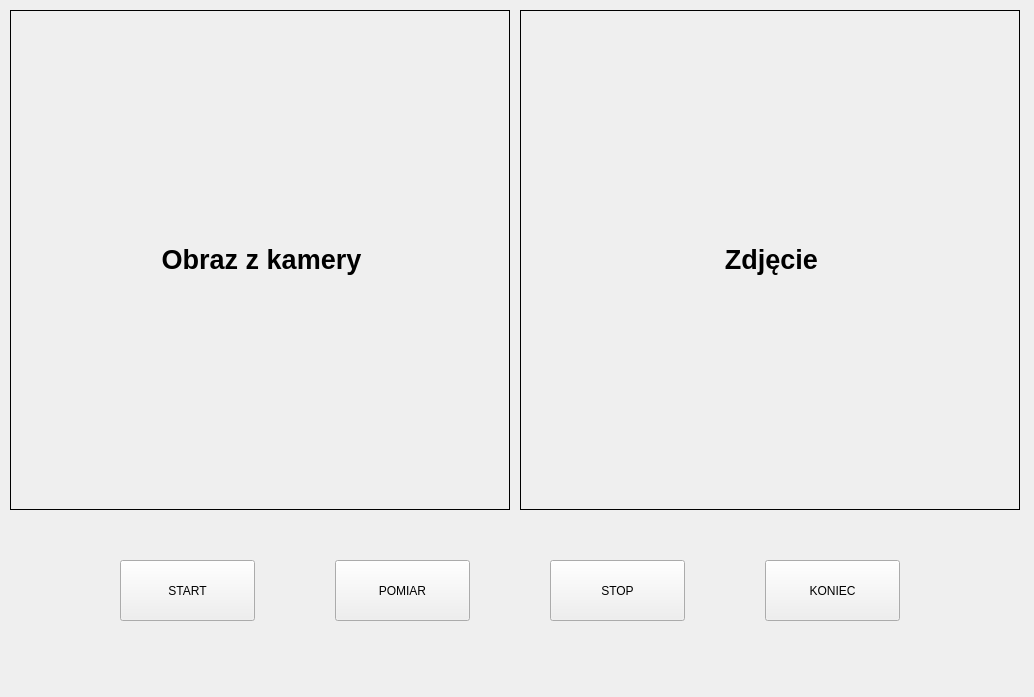
<?xml version="1.0" encoding="UTF-8"?>
<ui version="4.0">
 <class>MainWindow</class>
 <widget class="QMainWindow" name="MainWindow">
  <property name="geometry">
   <rect>
    <x>0</x>
    <y>0</y>
    <width>1034</width>
    <height>697</height>
   </rect>
  </property>
  <property name="windowTitle">
   <string>MainWindow</string>
  </property>
  <widget class="QWidget" name="centralwidget">
   <widget class="QLabel" name="label">
    <property name="geometry">
     <rect>
      <x>10</x>
      <y>10</y>
      <width>500</width>
      <height>500</height>
     </rect>
    </property>
    <property name="minimumSize">
     <size>
      <width>500</width>
      <height>500</height>
     </size>
    </property>
    <property name="frameShape">
     <enum>QFrame::Box</enum>
    </property>
    <property name="text">
     <string>&lt;html&gt;&lt;head/&gt;&lt;body&gt;&lt;p align=&quot;center&quot;&gt;&lt;span style=&quot; font-size:20pt; font-weight:600;&quot;&gt;Obraz z kamery&lt;/span&gt;&lt;/p&gt;&lt;/body&gt;&lt;/html&gt;</string>
    </property>
   </widget>
   <widget class="QPushButton" name="pushButton">
    <property name="geometry">
     <rect>
      <x>120</x>
      <y>560</y>
      <width>135</width>
      <height>61</height>
     </rect>
    </property>
    <property name="cursor">
     <cursorShape>PointingHandCursor</cursorShape>
    </property>
    <property name="autoFillBackground">
     <bool>false</bool>
    </property>
    <property name="text">
     <string>START</string>
    </property>
   </widget>
   <widget class="QLabel" name="label_2">
    <property name="geometry">
     <rect>
      <x>520</x>
      <y>10</y>
      <width>500</width>
      <height>500</height>
     </rect>
    </property>
    <property name="minimumSize">
     <size>
      <width>500</width>
      <height>500</height>
     </size>
    </property>
    <property name="frameShape">
     <enum>QFrame::Box</enum>
    </property>
    <property name="frameShadow">
     <enum>QFrame::Plain</enum>
    </property>
    <property name="text">
     <string>&lt;html&gt;&lt;head/&gt;&lt;body&gt;&lt;p align=&quot;center&quot;&gt;&lt;span style=&quot; font-size:20pt; font-weight:600;&quot;&gt;Zdjęcie&lt;/span&gt;&lt;/p&gt;&lt;/body&gt;&lt;/html&gt;</string>
    </property>
   </widget>
   <widget class="QPushButton" name="pushButton_2">
    <property name="geometry">
     <rect>
      <x>335</x>
      <y>560</y>
      <width>135</width>
      <height>61</height>
     </rect>
    </property>
    <property name="cursor">
     <cursorShape>PointingHandCursor</cursorShape>
    </property>
    <property name="text">
     <string>POMIAR</string>
    </property>
   </widget>
   <widget class="QPushButton" name="pushButton_3">
    <property name="geometry">
     <rect>
      <x>550</x>
      <y>560</y>
      <width>135</width>
      <height>61</height>
     </rect>
    </property>
    <property name="cursor">
     <cursorShape>PointingHandCursor</cursorShape>
    </property>
    <property name="text">
     <string>STOP</string>
    </property>
   </widget>
   <widget class="QPushButton" name="pushButton_4">
    <property name="geometry">
     <rect>
      <x>765</x>
      <y>560</y>
      <width>135</width>
      <height>61</height>
     </rect>
    </property>
    <property name="cursor">
     <cursorShape>PointingHandCursor</cursorShape>
    </property>
    <property name="text">
     <string>KONIEC</string>
    </property>
   </widget>
  </widget>
 </widget>
 <resources/>
 <connections/>
</ui>
